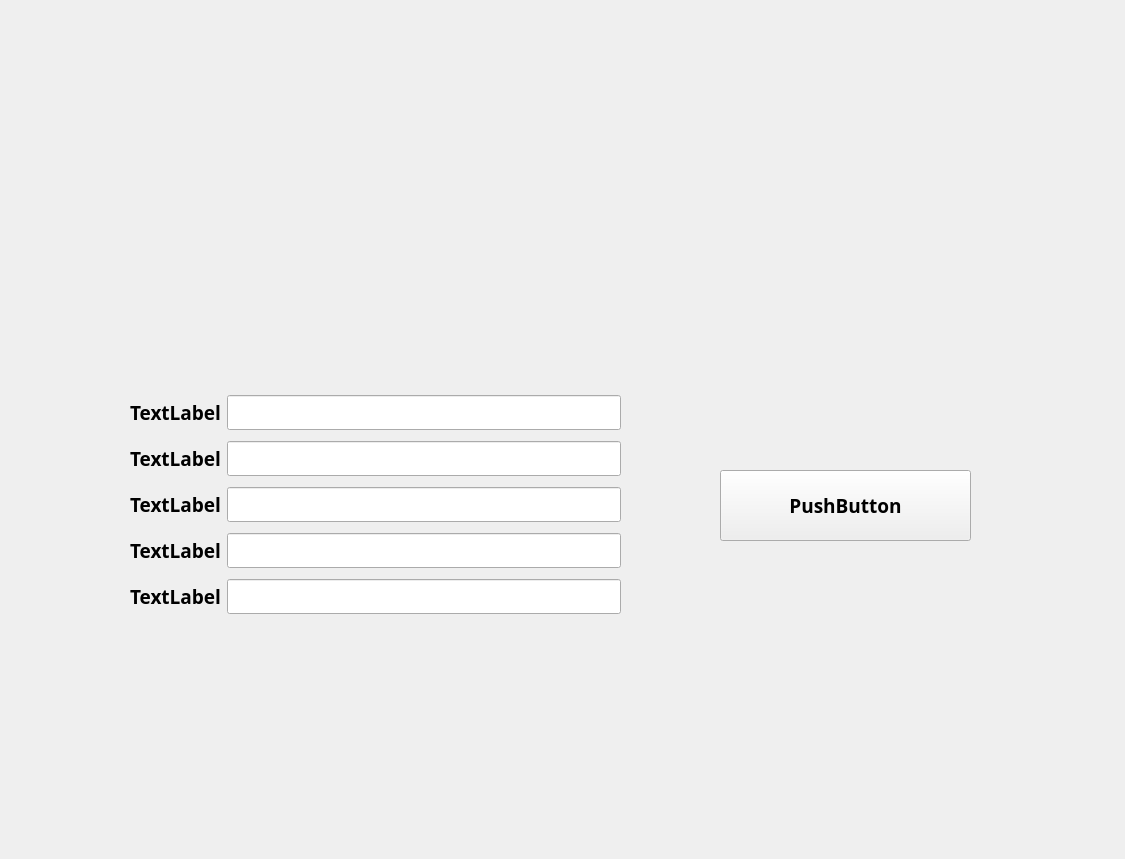
<?xml version="1.0" encoding="UTF-8"?>
<ui version="4.0">
 <class>Form</class>
 <widget class="QWidget" name="Form">
  <property name="geometry">
   <rect>
    <x>0</x>
    <y>0</y>
    <width>1125</width>
    <height>859</height>
   </rect>
  </property>
  <property name="font">
   <font>
    <family>Romantic</family>
    <pointsize>14</pointsize>
    <weight>75</weight>
    <bold>true</bold>
   </font>
  </property>
  <property name="windowTitle">
   <string>Form</string>
  </property>
  <widget class="QWidget" name="gridLayoutWidget_2">
   <property name="geometry">
    <rect>
     <x>10</x>
     <y>0</y>
     <width>241</width>
     <height>221</height>
    </rect>
   </property>
   <layout class="QGridLayout" name="gridLayout_2">
    <item row="1" column="0">
     <widget class="QLabel" name="label_6">
      <property name="styleSheet">
       <string notr="true">image: url(:/images/logo_01.png);</string>
      </property>
      <property name="text">
       <string/>
      </property>
     </widget>
    </item>
   </layout>
  </widget>
  <widget class="QWidget" name="gridLayoutWidget">
   <property name="geometry">
    <rect>
     <x>130</x>
     <y>390</y>
     <width>491</width>
     <height>231</height>
    </rect>
   </property>
   <layout class="QGridLayout" name="gridLayout">
    <item row="3" column="2">
     <widget class="QLineEdit" name="lineEdit_3"/>
    </item>
    <item row="5" column="2">
     <widget class="QLineEdit" name="lineEdit_5"/>
    </item>
    <item row="2" column="0">
     <widget class="QLabel" name="label">
      <property name="text">
       <string>TextLabel</string>
      </property>
     </widget>
    </item>
    <item row="5" column="0">
     <widget class="QLabel" name="label_4">
      <property name="text">
       <string>TextLabel</string>
      </property>
     </widget>
    </item>
    <item row="3" column="0">
     <widget class="QLabel" name="label_2">
      <property name="text">
       <string>TextLabel</string>
      </property>
     </widget>
    </item>
    <item row="2" column="2">
     <widget class="QLineEdit" name="lineEdit_2"/>
    </item>
    <item row="4" column="2">
     <widget class="QLineEdit" name="lineEdit_4"/>
    </item>
    <item row="4" column="0">
     <widget class="QLabel" name="label_3">
      <property name="text">
       <string>TextLabel</string>
      </property>
     </widget>
    </item>
    <item row="1" column="2">
     <widget class="QLineEdit" name="lineEdit"/>
    </item>
    <item row="1" column="0">
     <widget class="QLabel" name="label_5">
      <property name="text">
       <string>TextLabel</string>
      </property>
     </widget>
    </item>
   </layout>
  </widget>
  <widget class="QPushButton" name="pushButton">
   <property name="geometry">
    <rect>
     <x>720</x>
     <y>470</y>
     <width>251</width>
     <height>71</height>
    </rect>
   </property>
   <property name="text">
    <string>PushButton</string>
   </property>
  </widget>
  <widget class="QLabel" name="label_7">
   <property name="geometry">
    <rect>
     <x>190</x>
     <y>-10</y>
     <width>1131</width>
     <height>241</height>
    </rect>
   </property>
   <property name="styleSheet">
    <string notr="true">image: url(:/images/slide1.jpg);</string>
   </property>
   <property name="lineWidth">
    <number>1</number>
   </property>
   <property name="text">
    <string/>
   </property>
  </widget>
 </widget>
 <resources>
  <include location="resources/qrc/logo.qrc"/>
 </resources>
 <connections/>
</ui>
